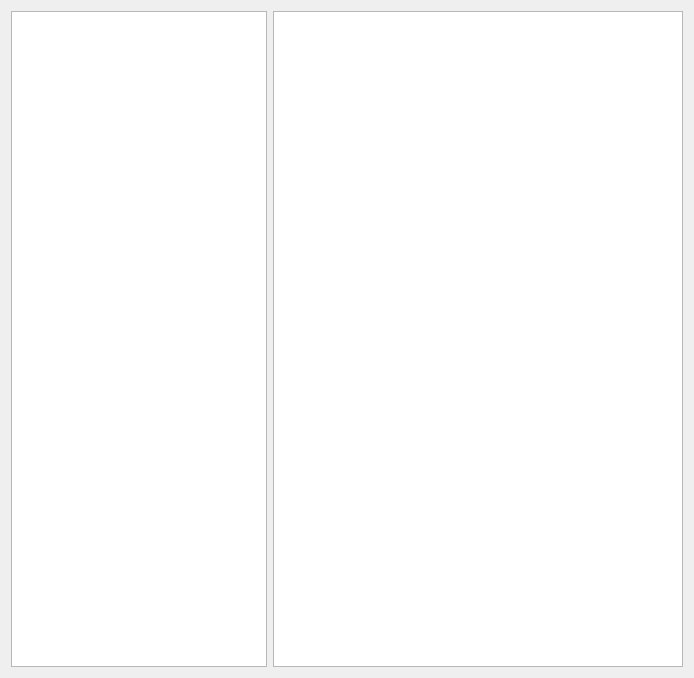
<?xml version="1.0" encoding="UTF-8"?>
<ui version="4.0">
 <class>ItemProperties</class>
 <widget class="QWidget" name="ItemProperties">
  <property name="geometry">
   <rect>
    <x>0</x>
    <y>0</y>
    <width>694</width>
    <height>678</height>
   </rect>
  </property>
  <property name="windowTitle">
   <string>Form</string>
  </property>
  <layout class="QHBoxLayout" name="horizontalLayout">
   <item>
    <widget class="QListWidget" name="allProperties">
     <property name="alternatingRowColors">
      <bool>true</bool>
     </property>
     <property name="sortingEnabled">
      <bool>true</bool>
     </property>
    </widget>
   </item>
   <item>
    <widget class="QTableView" name="appliedProperties">
     <property name="sizePolicy">
      <sizepolicy hsizetype="Expanding" vsizetype="Expanding">
       <horstretch>2</horstretch>
       <verstretch>0</verstretch>
      </sizepolicy>
     </property>
     <property name="alternatingRowColors">
      <bool>true</bool>
     </property>
     <property name="selectionMode">
      <enum>QAbstractItemView::SelectionMode::SingleSelection</enum>
     </property>
     <property name="selectionBehavior">
      <enum>QAbstractItemView::SelectionBehavior::SelectItems</enum>
     </property>
    </widget>
   </item>
  </layout>
 </widget>
 <resources/>
 <connections/>
</ui>
